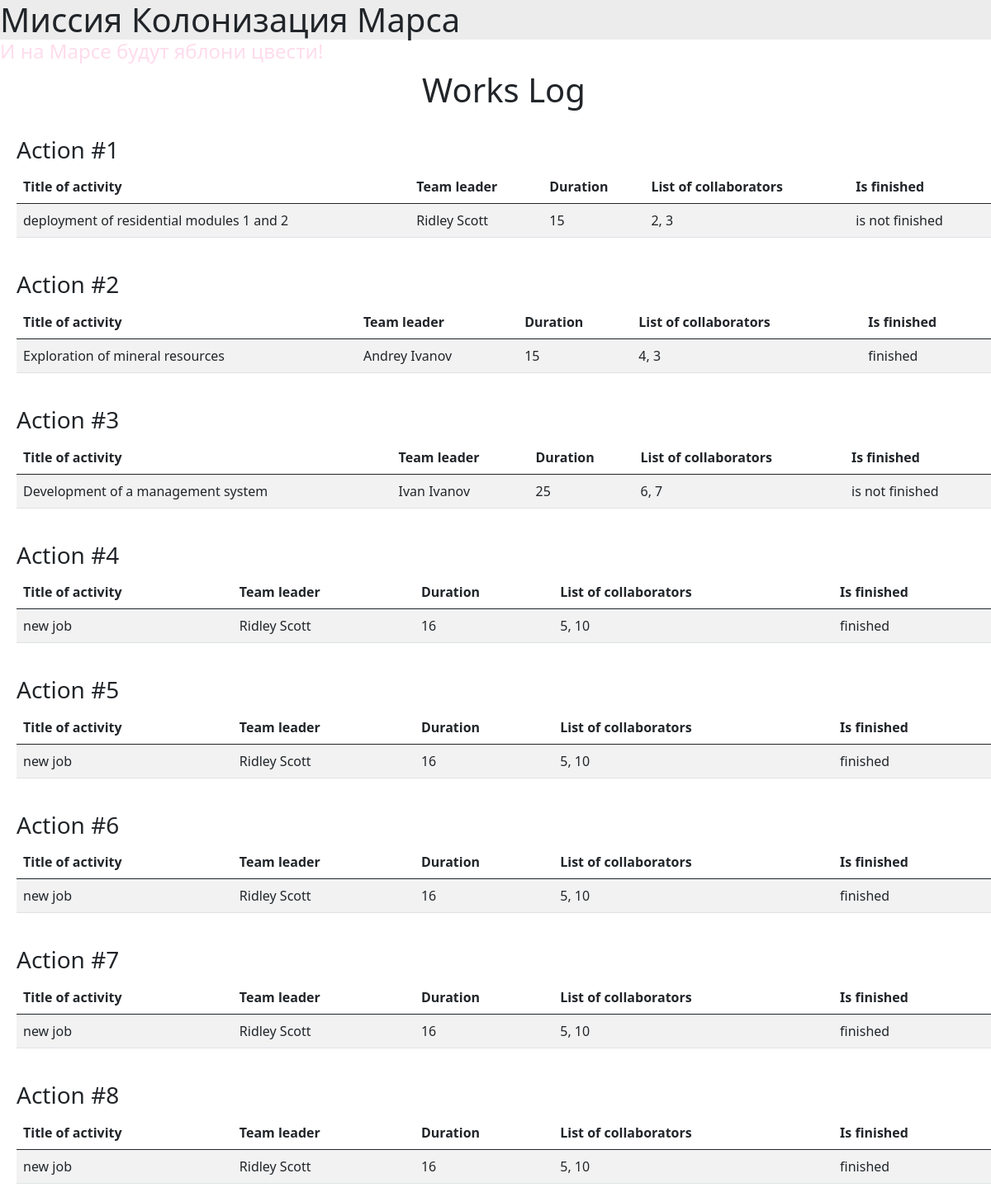
/index, run on the app's committed database.
### data/jobs.py (models this page shows)
class Jobs(SqlAlchemyBase, SerializerMixin, UserMixin):
    __tablename__ = 'jobs'
    id = sqlalchemy.Column(sqlalchemy.Integer,
                           primary_key=True, autoincrement=True)
    team_leader = sqlalchemy.Column(sqlalchemy.Integer, sqlalchemy.ForeignKey("users.id"))
    job = sqlalchemy.Column(sqlalchemy.String, nullable=True)
    work_size = sqlalchemy.Column(sqlalchemy.Integer, nullable=True)
    collaborators = sqlalchemy.Column(sqlalchemy.String, nullable=True)
    start_date = sqlalchemy.Column(sqlalchemy.String, nullable=True)
    end_date = sqlalchemy.Column(sqlalchemy.String, nullable=True)
    is_finished = sqlalchemy.Column(sqlalchemy.Boolean, nullable=True)
    user = orm.relation('Users')

### main.py (the view)
@app.route("/")
@app.route("/index")
def index():
    jobs = get_jobs()
    return render_template('index.html', jobs=jobs)

### data/db_session.py (called while the page is built)
def create_session() -> Session:
    global __factory
    return __factory()

### main.py (called while the page is built)
def get_jobs():
    result = list()
    db_sess = db_session.create_session()
    for job in db_sess.query(Jobs).all():
        job_info = [job.job, f"{job.user.name} {job.user.surname}", job.work_size, job.collaborators, job.is_finished]
        job_info[-1] = "is not finished" if not job_info[-1] else "finished"
        result.append(job_info)
    return result

### templates/index.html
{% extends "main.html" %}
{% block content %}
<div align="center">
    <h1>Works Log</h1>
        <tbody>
            {% for job in jobs %}
            <br>
            <h3 style="float: left;">Action #{{ loop.index }}</h3>
            <table class="table table-striped">
                <thead>
                  <tr>
                    <th scope="col">Title of activity</th>
                    <th scope="col">Team leader</th>
                    <th scope="col">Duration</th>
                    <th scope="col">List of collaborators</th>
                    <th scope="col">Is finished</th>
                  </tr>
                </thead>
            <tr>
                {% for value in job %}
                <td> {{ value }} </td>
                {% endfor %}
            </tr>
        </tbody>
    </table>
            {% endfor %}
</div>
{% endblock %}

### templates/main.html (shortened to what this page needs)
<!DOCTYPE html>
<html lang="en">
<head>
    <link rel="stylesheet"
    href="https://cdn.jsdelivr.net/npm/bootstrap@5.0.0-beta1/dist/css/bootstrap.min.css"
>
</head>
<body>
    <div class="header">
        <h1 class="name">Миссия Колонизация Марса</h1>
    </div>
    <h4>И на Марсе будут яблони цвести!</h4>
    <div class="content">
        {% block content %}{% endblock %}
    </div>
</body>
</html>

### templates/main.html (style rules this page uses)
.header { width: 100%; height: 15%; background-color: rgb(236, 236, 236); }
.name { margin: auto; }
.content { margin-left: 20px; }
h4 { color: rgb(269, 220, 236); }

### data on the page
Jobs: job "deployment of residential modules 1 and 2", job "Ridley Scott" "15" "is not finished", collaborators "2, 3"
Jobs: job "Exploration of mineral resources", job "Andrey Ivanov" "15" "finished", collaborators "4, 3"
Jobs: job "Development of a management system", job "Ivan Ivanov" "25" "is not finished", collaborators "6, 7"
Jobs: job "new job", job "Ridley Scott" "16" "finished", collaborators "5, 10"
Jobs: job "new job", job "Ridley Scott" "16" "finished", collaborators "5, 10"
Jobs: job "new job", job "Ridley Scott" "16" "finished", collaborators "5, 10"
Jobs: job "new job", job "Ridley Scott" "16" "finished", collaborators "5, 10"
Jobs: job "new job", job "Ridley Scott" "16" "finished", collaborators "5, 10"
